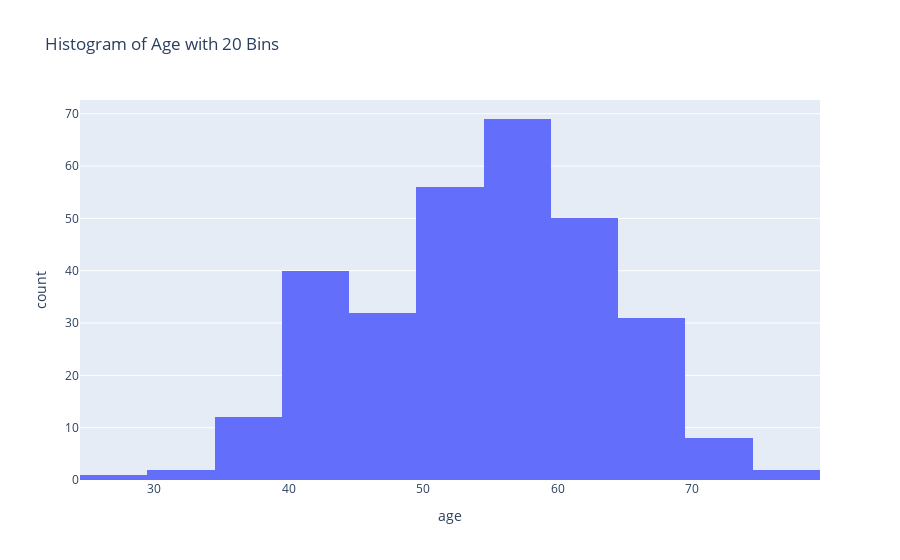

This figure's notebook cell:
### Code cell
fig = px.histogram(df, x='age', nbins=20, title='Histogram of Age with 20 Bins')
fig.show()

### Figure 1 — Plotly figure (JSON) as saved in the notebook; plotly's stock layout.template omitted (floating-point values rounded to 4 significant figures; data arrays with more than 128 entries replaced by an {"elided": "..."} marker saying what was removed)
{"data": [{"alignmentgroup": "True", "bingroup": "x", "hovertemplate": "age=%{x}<br>count=%{y}<extra></extra>", "legendgroup": "", "marker": {"color": "#636efa", "pattern": {"shape": ""}}, "name": "", "nbinsx": 20, "offsetgroup": "", "orientation": "v", "showlegend": false, "type": "histogram", "x": {"elided": "303 int values"}, "xaxis": "x", "yaxis": "y"}], "layout": {"barmode": "relative", "legend": {"tracegroupgap": 0}, "title": {"text": "Histogram of Age with 20 Bins"}, "xaxis": {"anchor": "y", "domain": [0, 1], "title": {"text": "age"}}, "yaxis": {"anchor": "x", "domain": [0, 1], "title": {"text": "count"}}}}
